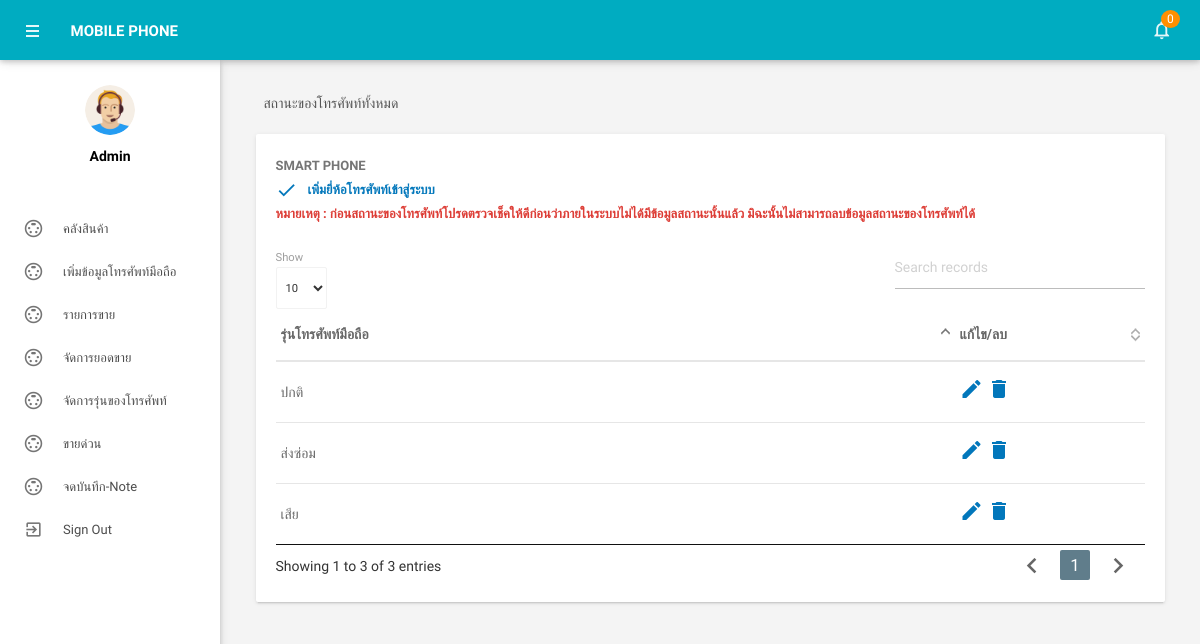
Screenshot of /admin/add-status-phone.php (signed in) with the database file from the repository.
### tables this page shows
CREATE TABLE IF NOT EXISTS phone_status(
	status_id int(4) PRIMARY KEY AUTO_INCREMENT NOT NULL,
    status_name varchar(30) NOT NULL
)CHARACTER SET utf8;

### admin/add-status-phone.php (the view, shortened to what this page needs)
<?php
include('includes/config.php');
if (strlen($_SESSION['alogin']) == 0) {
    header('location:index.php');
} else {
?>
    <!DOCTYPE html>
    <html lang="en">
    <head>
        <link type="text/css" rel="stylesheet" href="../assets/plugins/materialize/css/materialize.min.css" />
        <link href="../assets/plugins/material-preloader/css/materialPreloader.min.css" rel="stylesheet">
        <link href="../assets/plugins/datatables/css/jquery.dataTables.min.css" rel="stylesheet">
        <link href="../assets/css/alpha.min.css" rel="stylesheet" type="text/css" />
        <link href="../assets/css/custom.css" rel="stylesheet" type="text/css" />
    </head>
    <body>
        <?php include('includes/header.php'); ?>
        <?php include('includes/sidebar.php'); ?>
        <main class="mn-inner">
            <div class="row">
                <div class="col s12">
                    <div class="page-title">สถานะของโทรศัพท์ทั้งหมด</div>
                </div>
                <div class="col s12 m12 l12">
                    <div class="card">
                        <div class="card-content">
                            <span class="card-title">Smart Phone
                                <br>
                                <a href="add-status.php"><i class="material-icons">done</i>เพิ่มยี่ห้อโทรศัพท์เข้าสู่ระบบ</a>
                                <a style="color:#dd3d36;"><br>หมายเหตุ : ก่อนสถานะของโทรศัพท์โปรดตรวจเช็คให้ดีก่อนว่าภายในระบบไม่ได้มีข้อมูลสถานะนั้นแล้ว มิฉะนั้นไม่สามารถลบข้อมูลสถานะของโทรศัพท์ได้</a>
                            </span>
                            <table id="example" class="display responsive-table ">
                                <thead>
                                    <tr>
                                        <th>รุ่นโทรศัพท์มือถือ</th>
                                        <th style="width:180px;">แก้ไข/ลบ</th>
                                    </tr>
                                </thead>
                                <tbody>
                                    <?php $sql = "SELECT * FROM phone_status";
                                    $query = $dbh->prepare($sql);
                                    $query->execute();
                                    $results = $query->fetchAll(PDO::FETCH_OBJ);
                                    if ($query->rowCount() > 0) {
                                        foreach ($results as $result) {               ?>
                                            <tr>
                                                <td> <?php echo htmlentities($result->status_name); ?></td>
                                                <td><a href="edit-status.php?status_id=<?php echo htmlentities($result->status_id); ?>"><i class="material-icons">mode_edit</i></a>
                                                    <a href="delete-status.php?status_id=<?php echo htmlentities($result->status_id); ?>" onclick="return confirm('คุณต้องการที่จะลบข้อมูลโทรศัพท์เครื่องนี้ใช่หรือไม่ ?');""><i class=" material-icons" title="Active">delete</i>
                                                </td>
                                            </tr>
                                    <?php $cnt++;
                                        }
                                    } ?>
                                </tbody>
                            </table>
                        </div>
                    </div>
                </div>
            </div>
        </main>
        </div>
        <div class="left-sidebar-hover"></div>
    </body>
    </html>
<?php } ?>

### admin/add-status-phone.php (style rules this page uses)
body { font-family: 'IBM Plex Sans Thai Looped', sans-serif; }

### rows the page displays
phone_status: status_name "ปกติ"
phone_status: status_name "เสีย"
phone_status: status_name "ส่งซ่อม"

### other values shown
$unreadcount "0"
